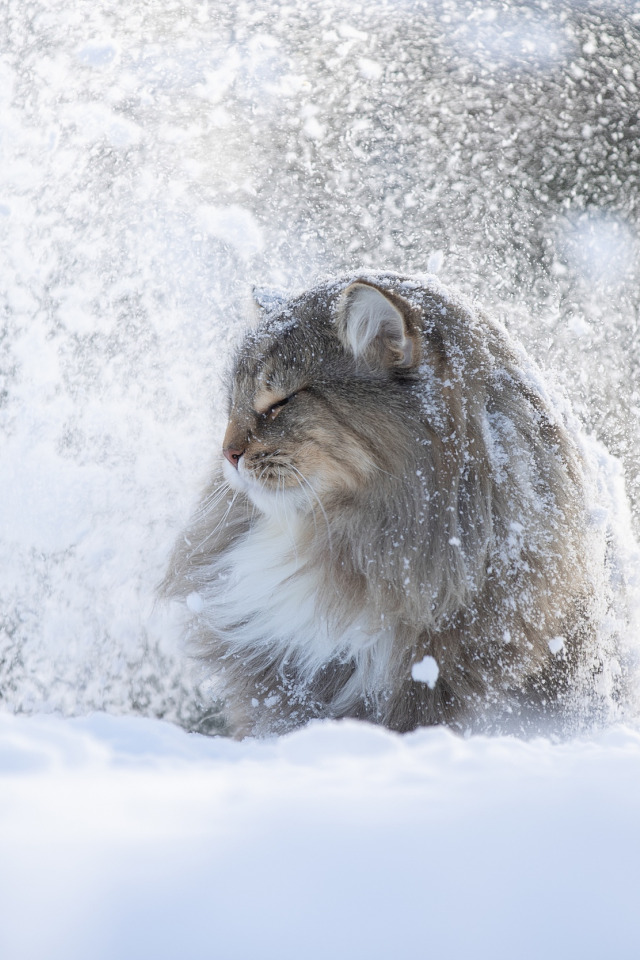
#> input picture lw2/data/winter_cat.png, 640 x 960 px; its folder holds only this picture in this run
$ python lw2.py
#> lines starting #> are read from the running program, lines starting #| are printed output that depends on the picture
import os

import cv2 as cv
import numpy as np
import matplotlib.pyplot as plt
from PIL import Image


def equalize(grayscale_image: np.ndarray) -> np.ndarray:
    hist = np.zeros(256, dtype=np.int_)
    for v in grayscale_image.flatten():
        hist[v] += 1

    cdf = hist.cumsum()

    min_cdf = cdf[np.nonzero(cdf)][0]

    num_pixels = grayscale_image.size

    cdf_normalized = ((cdf - min_cdf) * 255 / (num_pixels - min_cdf)).astype(dtype=np.uint8)

    equalized_image = cdf_normalized[grayscale_image]

    return equalized_image


def main() -> None:
    """
    Задание:
    реализуйте данный вид эквализации самостоятельно
    """
    images_dir = 'data'
    images_names = os.listdir(images_dir)

    for image_name in images_names:
        image_path = os.path.join(images_dir, image_name)

        grayscale_image = cv.imread(filename=image_path, flags=cv.IMREAD_GRAYSCALE)
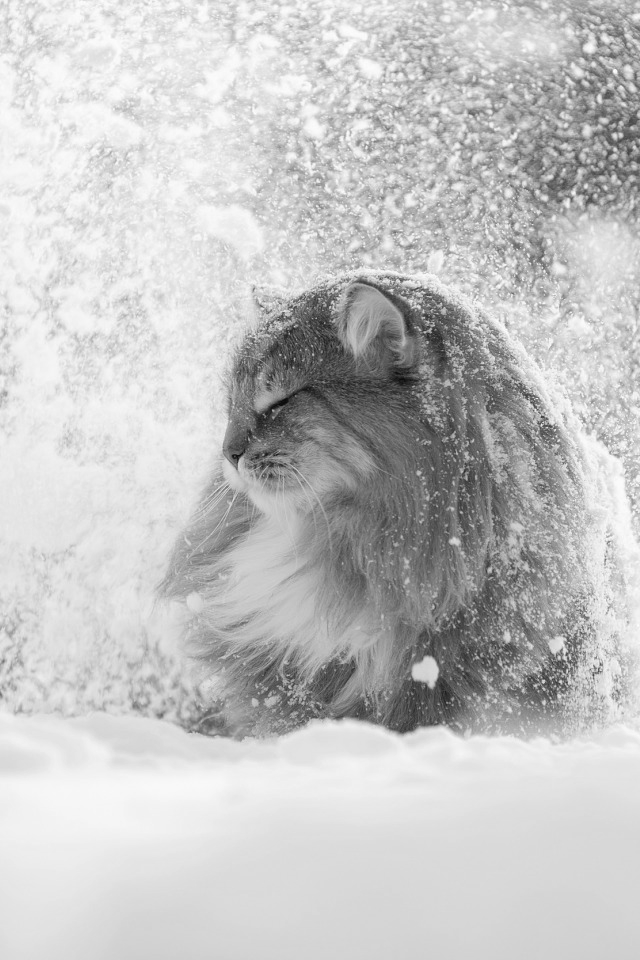
#> grayscale_image: shape (960, 640); min 8, max 254, mean 196
        equalized_image = equalize(grayscale_image=grayscale_image)
#> the loop in equalize, `for v in grayscale_image.flatten():` made 614400 passes
#> v on passes 1 to 3: 238, 233, 230
#> after the loop in equalize, `for v in grayscale_image.flatten():`: hist = 256 values, max 13003 at index 216, min 0 at index 0, mean 2400
#> in equalize, `cdf = hist.cumsum()`: cdf = 256 values from 0 to 614400
#> in equalize, `min_cdf = cdf[np.nonzero(cdf)][0]`: min_cdf = 1
#> in equalize, `cdf_normalized = ((cdf - min_cdf) * 255 / (num_pixels - min_cdf)).asty..`: cdf_normalized = 256 values from 0 to 255
#> in equalize, `equalized_image = cdf_normalized[grayscale_image]`:
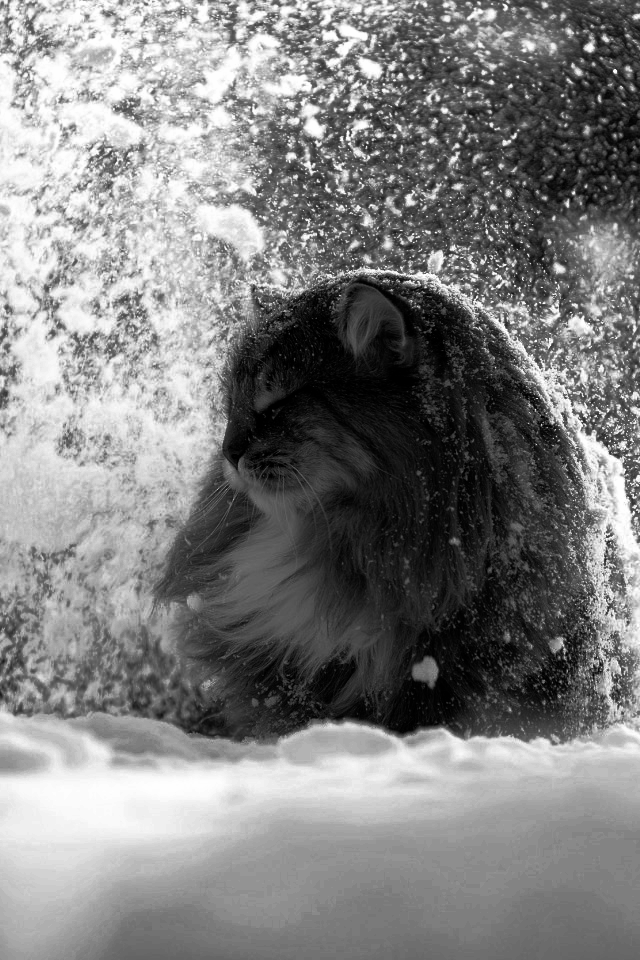
#> equalized_image: shape (960, 640); min 0, max 255, mean 128.4

        plt.figure(figsize=(12, 6))

        plt.subplot(2, 2, 1)
        plt.title('Исходное изображение')
        plt.imshow(grayscale_image, cmap='gray')

        plt.subplot(2, 2, 2)
        plt.title('Гистограмма (до)')
        plt.hist(grayscale_image.flatten(), bins=256, range=(0, 256), color='gray')

        plt.subplot(2, 2, 3)
        plt.title('Эквализированное')
        plt.imshow(equalized_image, cmap='gray')

        plt.subplot(2, 2, 4)
        plt.title('Гистограмма (после)')
        plt.hist(equalized_image.flatten(), bins=256, range=(0, 256), color='gray')

        plt.show()
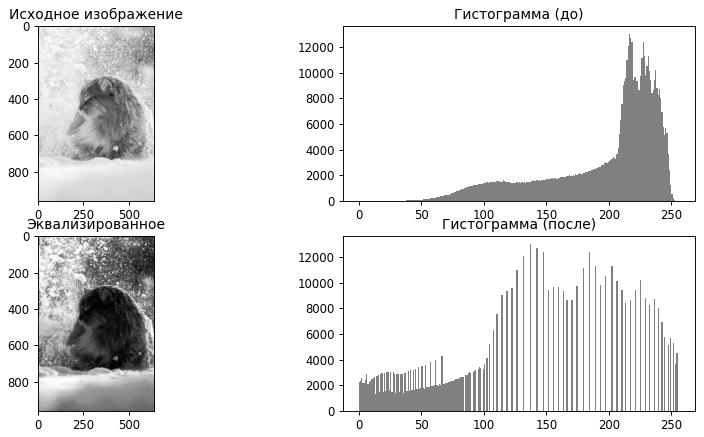
#> figure drawn by matplotlib, 4 panels; panel 2: tallest bar 13003 high, from x = 216 to 217; panel 4: tallest bar 13003 high, from x = 137 to 138

        pass

    pass


if __name__ == '__main__':
    main()
